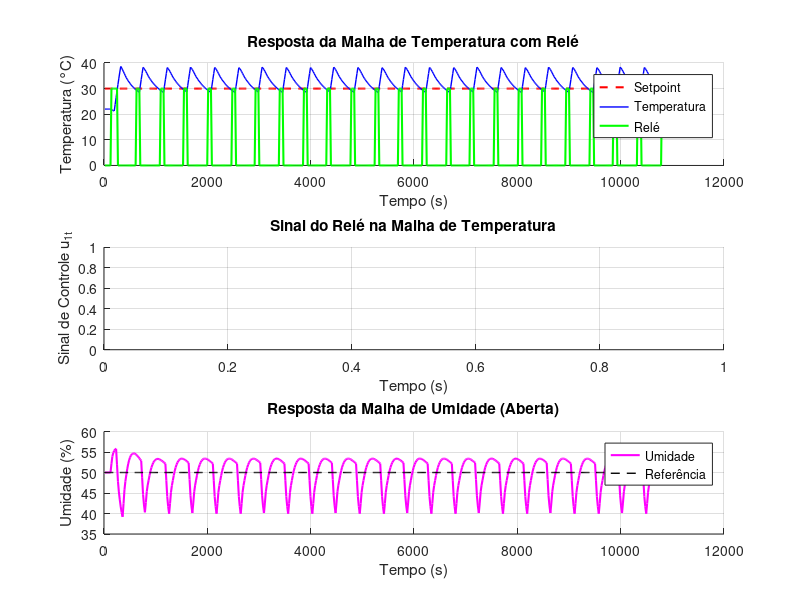
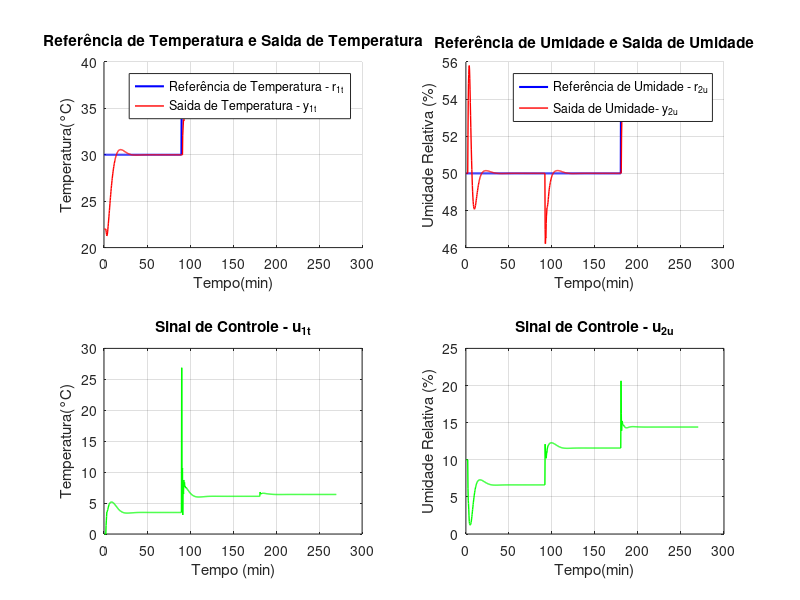

These figures' MATLAB source, in order:
% ----- SCRIPT -  ITEM B - CTRLLER PID MÉTODO SEQUENCIAL DESCENTRALIZADO -----

%--------------------------------------------------------------------------
%temperatura2

%%
clear all; close all; clc;

qtde_amostras = 600;  % Aumentei para garantir estabilização
T_amost = 18;

% Parâmetros do relé - ajuste conforme necessário
d = 15;          % Reduzi a amplitude para evitar saturação
eps = .5;       % Pequena histerese para evitar chaveamento excessivo
% Condições iniciais do processo
y_1mft_inicial = 22; % Temperatura inicial (Offset)
y_2mfu_inicial = 50; % Umidade inicial (Offset)

% Variáveis do controlador da malha 1 (temperatura)
Kp2 = 0.7303;
Kd2 = 16.8768;
Ki2 = 0.0079;
g0_2 = Kp2 + Kd2/T_amost + (T_amost * Ki2);
g1_2 = -Kp2 - 2 * (Kd2 / T_amost);
g2_2 = Kd2 / T_amost;

% Inicializações
u_1t = zeros(1, qtde_amostras);
u_2u = zeros(1, qtde_amostras);
y_11t = zeros(1, qtde_amostras);
y_12u = zeros(1, qtde_amostras);
y_21t = zeros(1, qtde_amostras);
y_22u = zeros(1, qtde_amostras);
y_1t = zeros(1, qtde_amostras);
y_2u = zeros(1, qtde_amostras);
erro1 = zeros(1, qtde_amostras);
erro2 = zeros(1, qtde_amostras);
tempo = zeros(1, qtde_amostras);

% Referências - Ponto de Projeto
r_1t = 30 * ones(1, qtde_amostras);  % Setpoint de Temperatura (Controlada por PID)
r_2u = 50 * ones(1, qtde_amostras);  % Setpoint de Umidade (Identificada por Relé)


% Parâmetro de polarização (Bias) para o relé de Umidade
% Como r_2u é 50, o bias deve ser o valor de controle u_2u que mantém 50%.
uu_medio = 10; 
ut_medio = 15;
% Inicialização
for k = 1:7
    tempo(k) = k*T_amost;
    % Inicializa sinais de controle nos valores de regime (Bias)
    u_2u(k) = ut_medio + d;
    u_2u(k) = uu_medio; 
    
    y_1t(k) = y_1mft_inicial;
    y_2u(k) = y_2mfu_inicial;
    erro1(k) = r_1t(k) - y_1t(k);
    erro2(k) = r_2u(k) - y_2u(k);
end

% LOOP PRINCIPAL CORRIGIDO
for k = 8:qtde_amostras
    % Modelo do processo
    y_11t(k) = 0.9678 * y_11t(k-1) + 0.08796 * u_1t(k-4) + 0.00509 * u_1t(k-5);
    y_12u(k) = 0.9331 * y_12u(k-1) - 0.003556 * u_2u(k-3) - 0.01718 * u_2u(k-4);
    y_21t(k) = 0.9676 * y_21t(k-1) - 0.1294 * u_1t(k-6) - 0.007485 * u_1t(k-7);
    y_22u(k) = 0.9048 * y_22u(k-1) + 0.02455 * u_2u(k-1) + 0.1869 * u_2u(k-2);
    
    % Saídas do processo
    y_1t(k) = y_11t(k) + y_12u(k) + y_1mft_inicial;  % 22 condicao inicial
    y_2u(k) = y_21t(k) + y_22u(k) + y_2mfu_inicial;  % 50 condicao incial
    
    % Erro da malha de temperatura (controlada por PID)
    erro1(k) = r_1t(k) - y_1t(k);
    
    % Erro da malha de umidade (com relé)
    erro2(k) = r_2u(k) - y_2u(k);
    u_2u(k) = u_2u(k-1) + g0_2 * erro2(k) + g1_2 * erro2(k-1) + g2_2 * erro2(k-2);
    
    % Saturação/Anti-windup (CRUCIAL) - Assume limites de 0 a 100
    if u_2u(k) > 100
        u_2u(k) = 100;
    elseif u_2u(k) < 0
        u_2u(k) = 0;
    end
    % Lógica SIMPLIFICADA do relé para umidade
    if erro1(k) > eps
        u_1t(k) = ut_medio + d;  % Acima do setpoint
    elseif erro1(k) < -eps
        u_1t(k) = ut_medio - d;  % Abaixo do setpoint  
    else
        u_1t(k) = u_1t(k-1);  % Mantém último valor (histerese)
    end
    % Saturação/Anti-windup (CRUCIAL) - Assume limites de 0 a 100
    if u_1t(k) > 100
        u_1t(k) = 100;
    elseif u_1t(k) < 0
        u_1t(k) = 0;
    end
    tempo(k) = (k) * T_amost;
end

% % Cálculo do período de oscilação
% kont = 0;
% 
% for k = 3:qtde_amostras
%     if u_1t(k) ~= u_1t(k-1)
%         kont = kont + 1;
%         ch(kont) = k;
%     end
% end
% 
% Tu1 = (ch(3) - ch(2))*T_amost;
% Tu2 = (ch(4) - ch(3))*T_amost;
% Tu = Tu1 + Tu2;
% omega = (2*pi)/(Tu);
% 
% %Calculo da amplitude da ocilacao
% amax = -Inf;  % Começa bem baixo para garantir que será substituído
% amin = Inf;   % Começa bem alto para garantir que será substituído
% 
% % 40 amostras é mais ou menos onde a oscilacao esta sustentada
% for k = 40:qtde_amostras
%     if y_1(k) > amax
%         amax = y_1(k);
%     end
%     if y_1(k) < amin
%         amin = y_1(k);
%     end
% end
% 
% a = (amax - amin) / 2;

% Gráfico da oscilação com relé
figure(1)
subplot(3,1,1)
hold on
plot(tempo, r_1t, 'r--', 'LineWidth', 1.5);
plot(tempo, y_1t, 'b-', 'LineWidth', 1);
plot(tempo, u_1t, 'g', 'LineWidth', 1.5);
ylabel('Temperatura (°C)');
xlabel('Tempo (s)');
title('Resposta da Malha de Temperatura com Relé');
legend('Setpoint', 'Temperatura', 'Relé', 'Location', 'best');
grid on
hold off

subplot(3,1,2)
hold on

ylabel('Sinal de Controle u_{1t}');
xlabel('Tempo (s)');
title('Sinal do Relé na Malha de Temperatura');
grid on
hold off

subplot(3,1,3)
hold on
plot(tempo, y_2u, 'm-', 'LineWidth', 1.5);
plot(tempo, r_2u, 'k--', 'LineWidth', 1);
ylabel('Umidade (%)');
xlabel('Tempo (s)');
title('Resposta da Malha de Umidade (Aberta)');
legend('Umidade', 'Referência', 'Location', 'best');
grid on
hold off

% 
% % %%
%------------------------------------------------------------------------
% Sintonia de Controladores PID pelo Método de Astrom
%------------------------------------------------------------------------
a = 4.8924;
Tu = 468;
omega = (2*pi)/(Tu);
%Calculo de r_a, r_b, phi_a e phi_b
Gw_real = -(pi*sqrt(a^2 - eps^2)) / (4*d);
Gw_imag = -(pi*eps) / (4*d);
r_a = abs(Gw_real - j*Gw_imag);
phi_a = atan(eps / sqrt(a^2 - eps^2));

%a relacoa entre ra e rb => dependendo a razao entre os dois altera-se a
%dinamica apresentada na saida, en torno de 3.5 a 4 a saída tornava-se instavel
phi_b = pi * 30/ 180;
r_b = 1*r_a;

% Parametros do PID de umidade 
Kp2 = 0.7303;
Kd2 = 16.8768;
Ki2 = 0.0079;
g0_2 = Kp2 + Kd2/T_amost + (T_amost * Ki2);
g1_2 = -Kp2 - 2 * (Kd2 / T_amost);
g2_2 = Kd2 / T_amost;

%Calculos dos parametros do controlador PID
Kp1 = r_b * cos(phi_b - phi_a) / r_a
aux1 = tan(phi_b - phi_a);
aux2 = sqrt(1 + aux1^2);
aux3 = aux1 + aux2;
Ti1 = aux3 / (2 * omega * 0.25);
Td1 = 0.25 * Ti1;

Ki1 = Kp1 / Ti1
Kd1 = Kp1 * Td1

g0_1 = Kp1 * (1 + (Td1 / T_amost) + (T_amost / Ti1));
g1_1 = -Kp1 * (1 + 2 * (Td1 / T_amost));
g2_1 = Kp1 * Td1 / T_amost;
qtde_amostras = 900;

%definindo patamares da entrada 1
r_1t(1:qtde_amostras / 3) = 30;
r_1t(qtde_amostras /3+1:2*qtde_amostras/3) = 36;
r_1t(2*qtde_amostras/3+1:qtde_amostras) = 36;
%definindo patamares da entrada 2
r_2u(1:qtde_amostras / 3) = 50;
r_2u(qtde_amostras /3+1:2*qtde_amostras/3) = 50;
r_2u(2*qtde_amostras/3+1:qtde_amostras) = 55;

% Loop de controle
for k = 8:qtde_amostras
    y_11t(k) = 0.9678 * y_11t(k-1) + 0.08796 * u_1t(k-4) + 0.00509 * u_1t(k-5);
    y_12u(k) = 0.9331 * y_12u(k-1) - 0.003556 * u_2u(k-3) - 0.01718 * u_2u(k-4);
    y_21t(k) = 0.9676 * y_21t(k-1) - 0.1294 * u_1t(k-6) - 0.007485 * u_1t(k-7);
    y_22u(k) = 0.9048 * y_22u(k-1) + 0.02455 * u_2u(k-1) + 0.1869 * u_2u(k-2);

    y_1t(k) = y_11t(k) + y_12u(k) + y_1mft_inicial;
    y_2u(k) = y_21t(k) + y_22u(k) + y_2mfu_inicial;
    erro1(k) = r_1t(k) - y_1t(k);
    erro2(k) = r_2u(k) - y_2u(k);
    % Controlador temperatura
    u_1t(k) = u_1t(k-1) + g0_1 * erro1(k) + g1_1 * erro1(k-1) + g2_1 * erro1(k-2);

    % Controlador umidade  
    u_2u(k) = u_2u(k-1) + g0_2 * erro2(k) + g1_2 * erro2(k-1) + g2_2 * erro2(k-2);
        %saturacao do controlador
    if u_1t(k) > 100
        u_1t(k) = 100;
    end
    if u_2u(k) > 100
        u_2u(k) = 100;
    end
    if u_1t(k) < 0
        u_1t(k) = 0;
    end
    if u_2u(k) < 0
        u_2u(k) = 0;
    end
    tempo(k) = k * T_amost;
end
% minLength = min(length(tempo), length(r_2u));

%% PLOTAGEM DE GRÁFICOS
% Subplot para r_1, y_1 e u_1
figure(2);
subplot(2,2,1)
hold on
plot(tempo/60, r_1t, 'b', 'LineWidth', 1.5);
plot(tempo/60, y_1t, 'r', 'LineWidth', 1);
ylabel('Temperatura(°C)');
xlabel('Tempo(min)');
title('Referência de Temperatura e Saida de Temperatura');
legend('Referência de Temperatura - r_{1t}', 'Saida de Temperatura - y_{1t}');
hold off
grid on


subplot(2,2,3)
plot(tempo/60, u_1t, 'g', 'LineWidth', 1);
xlabel('Tempo (min)');
ylabel('Temperatura(°C)');
title('Sinal de Controle - u_{1t}')
grid on

subplot(2,2,2)
hold on
plot(tempo/60, r_2u, 'b', 'LineWidth', 1.5);
plot(tempo/60, y_2u, 'r', 'LineWidth', 1);
ylabel('Umidade Relativa (%)');
xlabel('Tempo(min)');
title('Referência de Umidade e Saida de Umidade');
legend('Referência de Umidade - r_{2u}', 'Saida de Umidade- y_{2u}');
hold off
grid on

subplot(2,2,4)
plot(tempo/60, u_2u, 'g', 'LineWidth', 1);
xlabel('Tempo(min)')
ylabel('Umidade Relativa (%)')
title('Sinal de Controle - u_{2u}')
grid on
